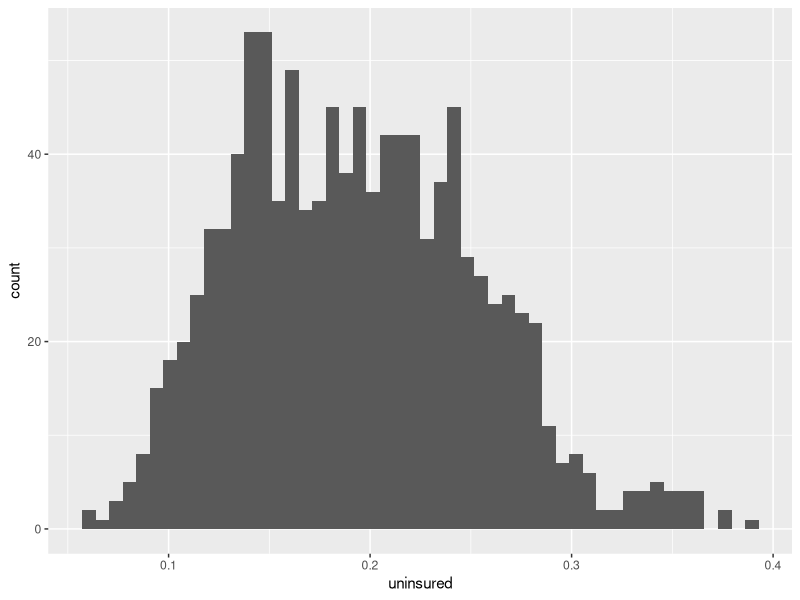
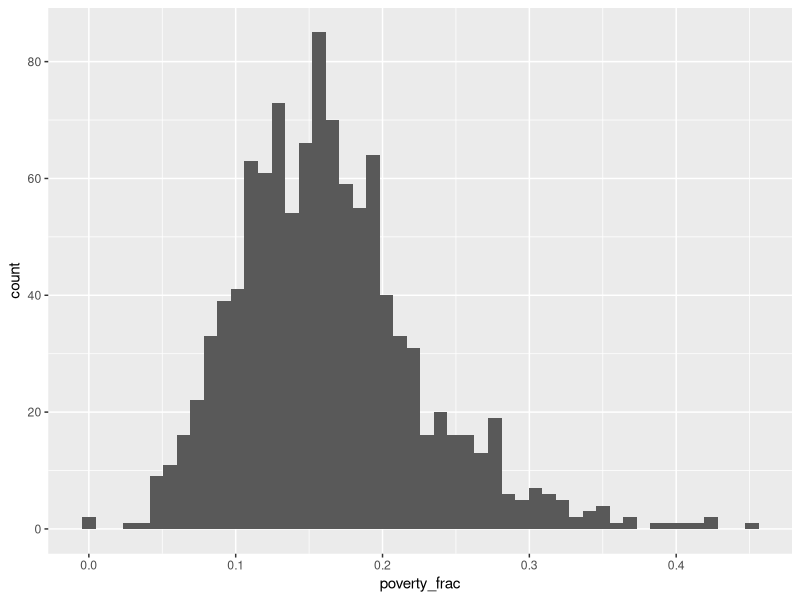
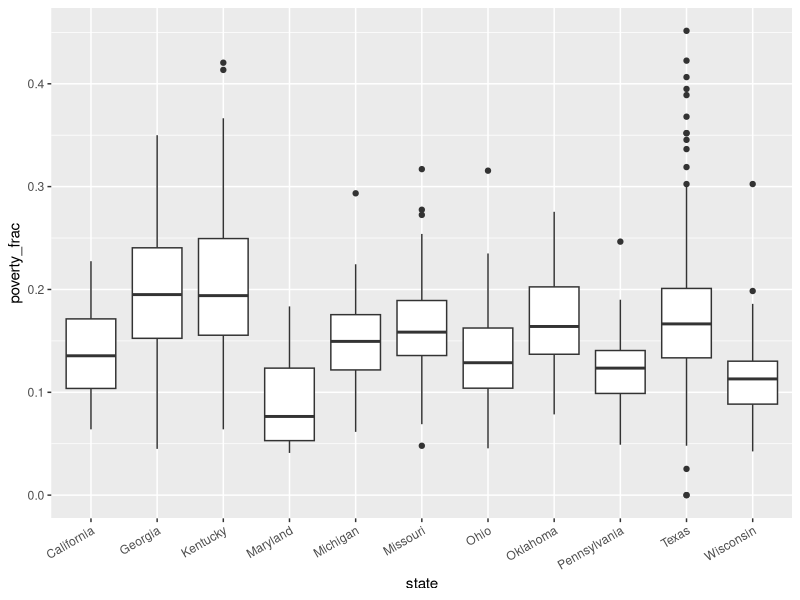
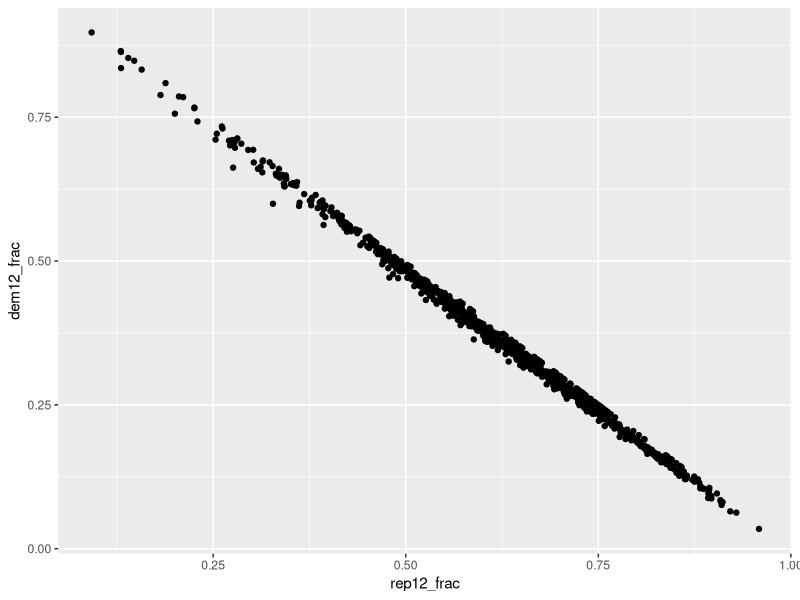
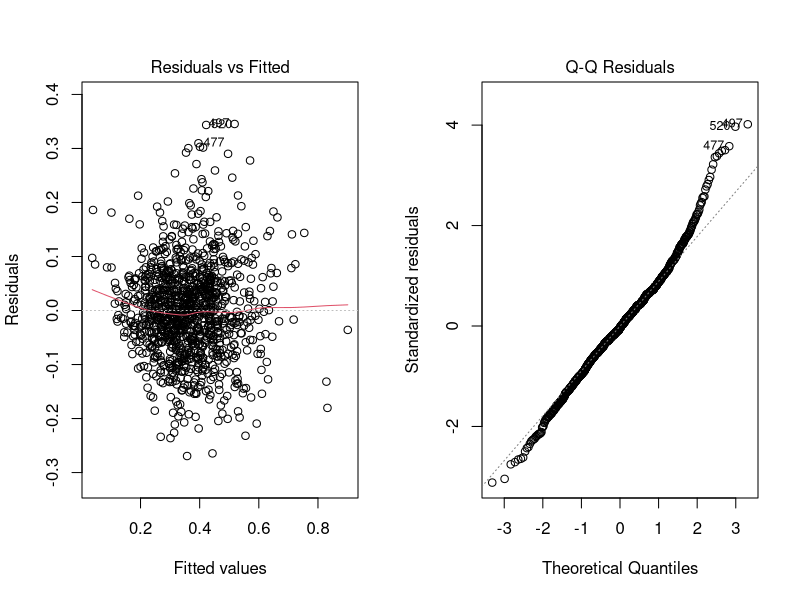

Write R code to recreate these figures, in order.
## ---- chunk 1
# To be safe, be at least R version 3.3.1 
knitr::opts_chunk$set(echo = TRUE, include = TRUE)
library(car)       # v 2.1-4
library(glmnet)    # v 2.0-5
library(tidyverse)
## ---- chunk 2
rm(list = ls())
# exam_data_url <- "https://cdn.rawgit.com/stillmatic/6d065a8d0963c229b1daa61277ff2b60/raw/e7462da3cd1eadf5219e2d26942fc37bb72fd3ef/exam_data_final.csv"
# county_data <- read.csv(exam_data_url)
county_data <- read.csv('exam_data_final.csv')

# data is available on canvas too, on the exam assignment page
# county_data <- read.csv("exam_data_final.csv")

# for windows:
# library(httr) # v 1.2.1
# county_data <- httr::content(httr::GET("exam_data_url"))
## ---- chunk 3
# head(county_data)
county_data %>% select(state) %>% distinct()
## ---- chunk 4
county_data %>% ggplot(aes(uninsured)) + geom_histogram(bins = 50)
summary(county_data %>% select(uninsured))
## ---- chunk 5
county_data %>% ggplot(aes(poverty_frac)) + geom_histogram(bins = 50)
summary(county_data %>% select(poverty_frac))
## ---- chunk 6
county_data %>% ggplot(aes(x = state, y = poverty_frac)) + 
  geom_boxplot() + 
  theme(axis.text.x = element_text(angle = 30, hjust = 1))
## ---- chunk 7
fit2.1 <- lm(dem12_frac ~ median_income, county_data)
## ---- chunk 8
Anova(fit2.1)
## ---- chunk 9
summary(fit2.1)$coefficients
## ---- chunk 10
fit2.2 <- update(fit2.1, . ~ . + state)
## ---- chunk 11
Anova(fit2.2)
## ---- chunk 12
summary(fit2.2)$coefficients
## ---- chunk 13
county_data %>% ggplot(aes(x = rep12_frac, y = dem12_frac)) + geom_point()
county_data %>% select(dem12_frac, rep12_frac) %>% cor()
## ---- chunk 14
set.seed(34)

X <- model.matrix(dem12_frac ~ . -county -state -rep12_frac, data = county_data)[, -1]
Y <- county_data$dem12_frac

lasso <- cv.glmnet(x = X, y = Y, alpha = 1, nfolds = 10)
lasso$lambda.1se
## ---- chunk 15
coef_1se <- coef(lasso, s = 'lambda.1se')
nzcoef   <- rownames(coef_1se)[which((coef_1se) != 0)]
nzcoef
## ---- chunk 16
formula <- paste(c('dem12_frac ~ median_income', nzcoef[c(-1, -7, -8)]), collapse = ' + ')
fit3 <- lm(formula, county_data)

Anova(fit3)
## ---- chunk 17
fit3.1 <- update(fit3, . ~ . -total_votes_12)
Anova(fit3.1)

fit3.2 <- update(fit3.1, . ~ . -margin_state_08)
Anova(fit3.2)

fit3.3 <- update(fit3.2, . ~ . -violent_crime)
Anova(fit3.3)

fit3.4 <- update(fit3.3, . ~ . -median_age)
Anova(fit3.4)

fit3.5 <- update(fit3.4, . ~ . -infant_mortality)
Anova(fit3.5)
## ---- chunk 18
summary(fit3.5)
## ---- chunk 19
par(mfrow = c(1, 2))
plot(fit3.5, 1:2)
## ---- chunk 20
cor(county_data %>% select(caucasian_frac, latino_frac))
## ---- chunk 21
fit4 <- lm(turnout ~ margin_state_08, county_data)
## ---- chunk 22
summary(fit4)
## ---- chunk 23
pred <- data.frame(state = 'Washington', 
                   county = 'King', 
                   margin_state_08 = .5765 - .4048)
pred
## ---- chunk 24
predict(fit4, pred, interval = 'prediction', se = FALSE)
